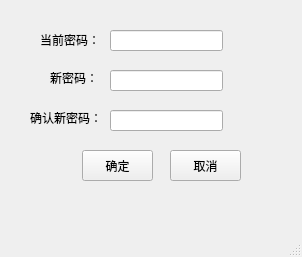
<?xml version="1.0" encoding="UTF-8"?>
<ui version="4.0">
 <class>change_inf</class>
 <widget class="QMainWindow" name="change_inf">
  <property name="geometry">
   <rect>
    <x>0</x>
    <y>0</y>
    <width>302</width>
    <height>257</height>
   </rect>
  </property>
  <property name="windowTitle">
   <string>MainWindow</string>
  </property>
  <widget class="QWidget" name="centralwidget">
   <widget class="QLabel" name="label">
    <property name="geometry">
     <rect>
      <x>50</x>
      <y>70</y>
      <width>61</width>
      <height>16</height>
     </rect>
    </property>
    <property name="text">
     <string>新密码：</string>
    </property>
   </widget>
   <widget class="QLabel" name="label_2">
    <property name="geometry">
     <rect>
      <x>30</x>
      <y>110</y>
      <width>91</width>
      <height>16</height>
     </rect>
    </property>
    <property name="text">
     <string>确认新密码：</string>
    </property>
   </widget>
   <widget class="QLabel" name="label_3">
    <property name="geometry">
     <rect>
      <x>40</x>
      <y>30</y>
      <width>61</width>
      <height>20</height>
     </rect>
    </property>
    <property name="text">
     <string>当前密码：</string>
    </property>
   </widget>
   <widget class="QLineEdit" name="lineEdit">
    <property name="geometry">
     <rect>
      <x>110</x>
      <y>30</y>
      <width>113</width>
      <height>21</height>
     </rect>
    </property>
   </widget>
   <widget class="QLineEdit" name="lineEdit_2">
    <property name="geometry">
     <rect>
      <x>110</x>
      <y>70</y>
      <width>113</width>
      <height>21</height>
     </rect>
    </property>
   </widget>
   <widget class="QLineEdit" name="lineEdit_3">
    <property name="geometry">
     <rect>
      <x>110</x>
      <y>110</y>
      <width>113</width>
      <height>21</height>
     </rect>
    </property>
   </widget>
   <widget class="QPushButton" name="pushButton">
    <property name="geometry">
     <rect>
      <x>82</x>
      <y>150</y>
      <width>71</width>
      <height>31</height>
     </rect>
    </property>
    <property name="text">
     <string>确定</string>
    </property>
   </widget>
   <widget class="QPushButton" name="pushButton_2">
    <property name="geometry">
     <rect>
      <x>170</x>
      <y>150</y>
      <width>71</width>
      <height>31</height>
     </rect>
    </property>
    <property name="text">
     <string>取消</string>
    </property>
   </widget>
  </widget>
  <widget class="QMenuBar" name="menubar">
   <property name="geometry">
    <rect>
     <x>0</x>
     <y>0</y>
     <width>302</width>
     <height>22</height>
    </rect>
   </property>
  </widget>
  <widget class="QStatusBar" name="statusbar"/>
 </widget>
 <resources/>
 <connections/>
</ui>
